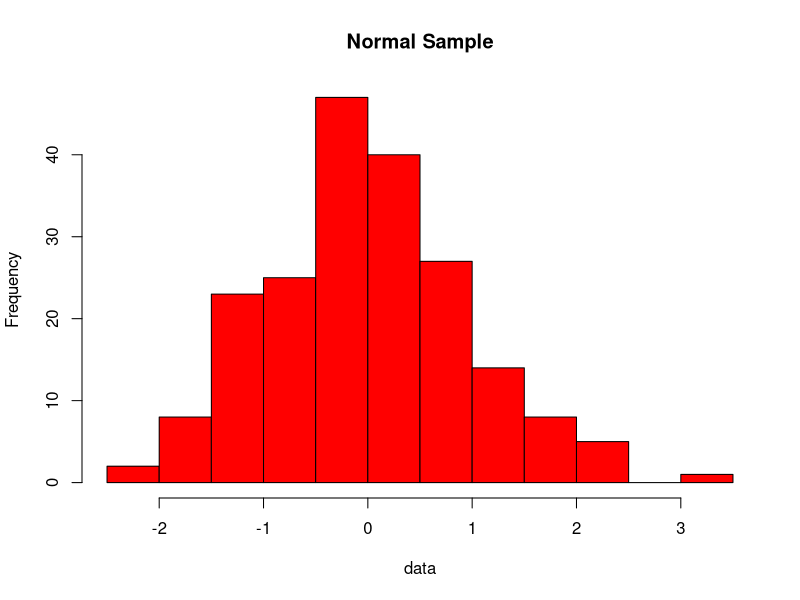
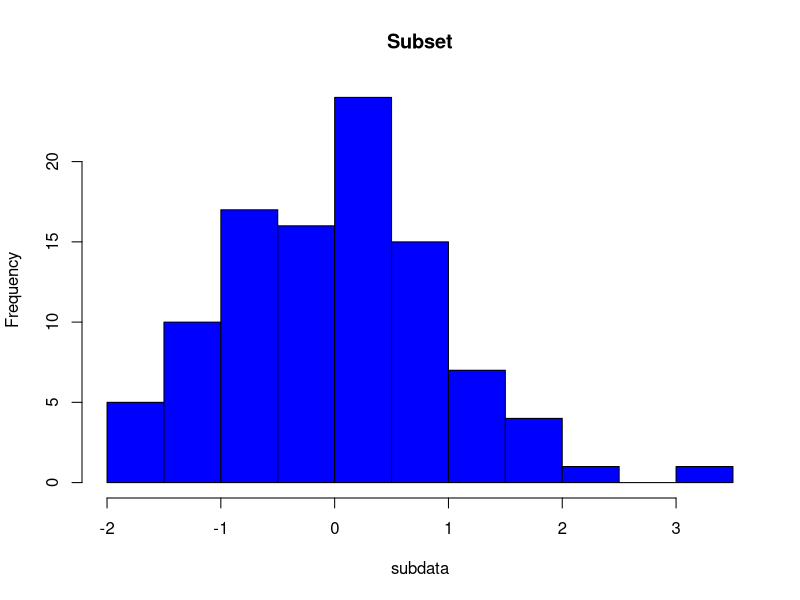

Recreate these plots in R, in order.
## ---- chunk 1
library(dplyr)
set.seed(123)
#task 1
a1<-dbinom(6,10,0.5)
print(a1)
b1<-dbinom(4,10,0.5)+dbinom(5, size=10, 0.5)
print(b1)
c1<-pbinom(3,10,0.5)
print(c1)
d1<-sum(dbinom(6:10,10,0.5))
print(d1)
#P(X>=x) DNE P(X>x)
dAlt1 <- pbinom(5,10,0.5,lower.tail = F)


## ---- chunk 2
a2 = pnorm(-2.15)
print(a2)
b2 = pnorm(2.54,lower.tail = F)
print(b2)
c2 = pnorm(1.96)-pnorm(-1.96)
print(c2)
d2 = qnorm(0.025)
print(d2)
e = qnorm(0.05,lower.tail = F)
print(e)
f = qnorm(0.01/2)#symmetry
print(f)
## ---- chunk 3
data <- rnorm(200)
hist(data,main = "Normal Sample",col = "red")
subdata = sample(data,100,replace = T)
hist(subdata,main = "Subset", col = "blue")
mean(subdata)
sd(subdata)

#print(as.list(.GlobalEnv))
as.table(a1,b1,c1,d1,a2,b2,c2,d2,e,f)
